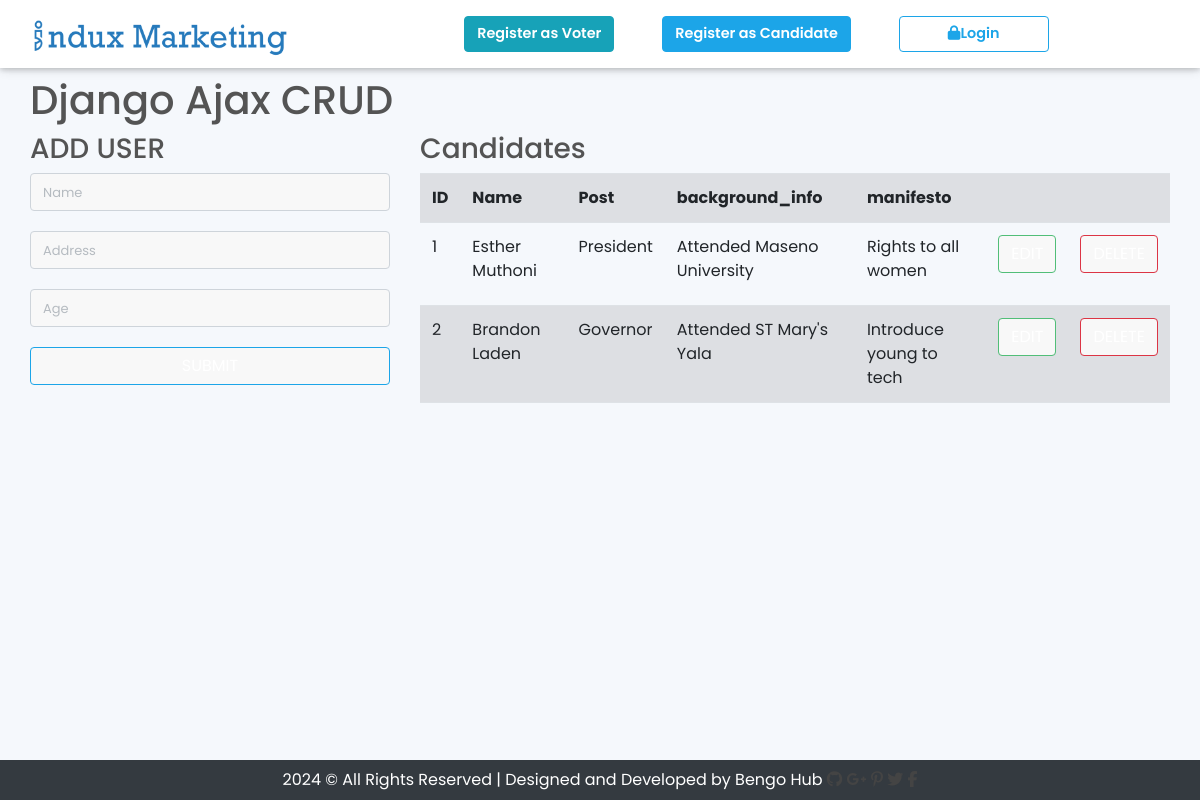
/crud/, run on the app's committed database.
### Accounts/models.py (models this page shows, shortened)
class Candidate(models.Model):
    user = models.ForeignKey(User, on_delete = models.CASCADE)
    post = models.ForeignKey("Post", on_delete=models.CASCADE, related_name="candidates")
    background_info = models.TextField()
    manifesto = models.TextField()
    photo = models.ImageField(upload_to = "Candidate/photo", null=True, blank=True)
    votes = models.ManyToManyField("Vote", blank=True)

class Post(models.Model):
    POST_CHOICES = (
        ("P", "President"),
        ("G", "Governor"),
        ("S", "Senator"),
        ("MP", "Member Of Parliament"),
    )
    title = models.CharField(max_length=100,choices=POST_CHOICES,verbose_name=('Post Vieing For:'),help_text='Select post')
    def __str__(self):
        return self.get_title_display()

### Accounts/views.py (the view)
# urls.py: path('crud/', CrudView.as_view(), name='crud_ajax'),
class CrudView(TemplateView):
    template_name = 'accounts/ajx.html'
    def get_context_data(self, **kwargs):
        context = super().get_context_data(**kwargs)
        context['users'] = Candidate.objects.all()
        return context

### Accounts/templates/accounts/ajx.html (shortened to what this page needs)
{% extends 'core/base.html' %}
{% load static %}
{% block content %}
<div class="container">
    <h1>Django Ajax CRUD</h1>
    <div class="row">
      <div class="col-md-4 ">
        <h3>ADD USER</h3>
        <form id="addUser" action="">
          <div class="form-group">
            <input class="form-control" type="text" name="name" placeholder="Name" required>
          </div>
          <div class="form-group">
            <input class="form-control" type="text" name="address" placeholder="Address" required>
          </div>
          <div class="form-group">
            <input class="form-control" type="number" name="age" min="10" max="100" placeholder="Age" required>
          </div>
          <button class="btn btn-primary form-control" type="submit">SUBMIT</button>
        </form>
      </div>
      <div class="col-md-8">
        <h3>Candidates</h3>
        <table id="userTable" class="table table-striped">
          <tr>
            <th>ID</th>
            <th>Name</th>
            <th>Post</th>
            <th>background_info</th>
            <th colspan="3">manifesto</th>
          </tr>
          {% for user in users %}
          <tr id="user-{{user.id}}">
              <td class="userName userData" name="name">{{user.id}}</td>
              <td class="userName userData" name="name">{{user.user.first_name}} {{user.user.last_name}}</td>
              <td class="userAddress userData" name="address">{{user.post}}</td>
              <td class="userAge userData" name="age">{{user.background_info}}</td>
              <td class="userAge userData" name="age">{{user.manifesto}}</td>
              <td align="center">
                  <button class="btn btn-success form-control" onClick="editUser({{user.id}})" data-toggle="modal" data-target="#myModal")">EDIT</button>
              </td>
              <td align="center">
                  <button class="btn btn-danger form-control" onClick="deleteUser({{user.id}})">DELETE</button>
              </td>
          </tr>
          {% endfor %}
        </table>
      </div>
    </div>
  </div>
{% endblock %}

### static/assets/css/style.css (style rules this page uses)
* { margin: 0px; padding: 0px; list-style: none; }
a:hover, a:focus, input, textarea { text-decoration: none; outline: none; }
html, body { height: 100%; font-family: "Poppins"; }
::placeholder { color: #747f8a !important; font-size: 13px; opacity: 0.5 !important; }
h1, h2, h3, h4, h5, h6 { color: #545454; }
body { background-color: #f5f8fc !important; -webkit-font-smoothing: antialiased; -moz-osx-font-smoothing: grayscale; text-rendering: optimizeLegibility; color: #6A6A6A; overflow-x: hidden; }
.btn-success { background-color: #51be78; border-color: #51be78; }
.btn-primary { background-color: #1ca5e8; border-color: #1ca5e8; }
.form-control { background-color: #F8F8F8; margin-bottom: 20px; }
.container { max-width: 1170px; }

### data on the page
Candidate: id "1", user.first_name "Esther", user.last_name "Muthoni", post "President", background_info "Attended Maseno University", manifesto "Rights to all women"
Candidate: id "2", user.first_name "Brandon", user.last_name "Laden", post "Governor", background_info "Attended ST Mary's Yala", manifesto "Introduce young to tech"
